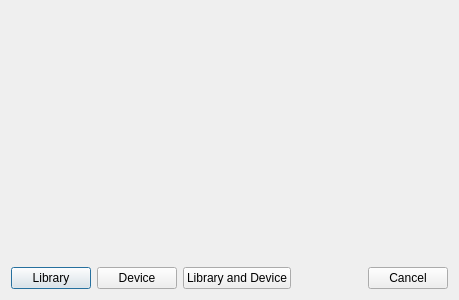
<?xml version="1.0" encoding="UTF-8"?>
<ui version="4.0">
 <class>Dialog</class>
 <widget class="QDialog" name="Dialog">
  <property name="geometry">
   <rect>
    <x>0</x>
    <y>0</y>
    <width>459</width>
    <height>300</height>
   </rect>
  </property>
  <property name="windowTitle">
   <string>Where do you want to delete from?</string>
  </property>
  <property name="windowIcon">
   <iconset resource="../../../../resources/images.qrc">
    <normaloff>:/images/dialog_warning.png</normaloff>:/images/dialog_warning.png</iconset>
  </property>
  <layout class="QGridLayout" name="gridLayout">
   <item row="0" column="0">
    <layout class="QHBoxLayout" name="horizontalLayout">
     <item>
      <widget class="QLabel" name="label">
       <property name="sizePolicy">
        <sizepolicy hsizetype="Maximum" vsizetype="Preferred">
         <horstretch>0</horstretch>
         <verstretch>0</verstretch>
        </sizepolicy>
       </property>
       <property name="pixmap">
        <pixmap resource="../../../../resources/images.qrc">:/images/dialog_warning.png</pixmap>
       </property>
      </widget>
     </item>
     <item>
      <widget class="QLabel" name="msg">
       <property name="text">
        <string/>
       </property>
       <property name="wordWrap">
        <bool>true</bool>
       </property>
      </widget>
     </item>
    </layout>
   </item>
   <item row="1" column="0">
    <layout class="QHBoxLayout" name="horizontalLayout_2">
     <item>
      <widget class="QPushButton" name="button_lib">
       <property name="text">
        <string>Library</string>
       </property>
       <property name="icon">
        <iconset resource="../../../../resources/images.qrc">
         <normaloff>:/images/lt.png</normaloff>:/images/lt.png</iconset>
       </property>
      </widget>
     </item>
     <item>
      <widget class="QPushButton" name="button_device">
       <property name="text">
        <string>Device</string>
       </property>
       <property name="icon">
        <iconset resource="../../../../resources/images.qrc">
         <normaloff>:/images/reader.png</normaloff>:/images/reader.png</iconset>
       </property>
      </widget>
     </item>
     <item>
      <widget class="QPushButton" name="button_both">
       <property name="text">
        <string>Library and Device</string>
       </property>
       <property name="icon">
        <iconset resource="../../../../resources/images.qrc">
         <normaloff>:/images/trash.png</normaloff>:/images/trash.png</iconset>
       </property>
      </widget>
     </item>
     <item>
      <widget class="QDialogButtonBox" name="buttonBox">
       <property name="orientation">
        <enum>Qt::Horizontal</enum>
       </property>
       <property name="standardButtons">
        <set>QDialogButtonBox::Cancel</set>
       </property>
      </widget>
     </item>
    </layout>
   </item>
  </layout>
 </widget>
 <resources>
  <include location="../../../../resources/images.qrc"/>
 </resources>
 <connections>
  <connection>
   <sender>buttonBox</sender>
   <signal>accepted()</signal>
   <receiver>Dialog</receiver>
   <slot>accept()</slot>
   <hints>
    <hint type="sourcelabel">
     <x>248</x>
     <y>254</y>
    </hint>
    <hint type="destinationlabel">
     <x>157</x>
     <y>274</y>
    </hint>
   </hints>
  </connection>
  <connection>
   <sender>buttonBox</sender>
   <signal>rejected()</signal>
   <receiver>Dialog</receiver>
   <slot>reject()</slot>
   <hints>
    <hint type="sourcelabel">
     <x>316</x>
     <y>260</y>
    </hint>
    <hint type="destinationlabel">
     <x>286</x>
     <y>274</y>
    </hint>
   </hints>
  </connection>
 </connections>
</ui>
